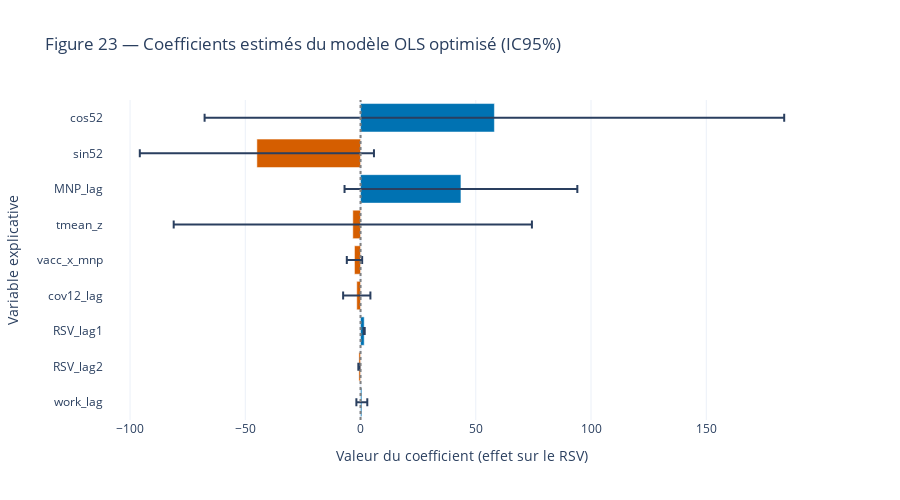

Write notebook code for a chart like this one.
### Code cell
# ==========================================
# 📊 FIGURE 23 — Coefficients estimés du modèle OLS optimisé
# ==========================================
import plotly.graph_objects as go
import numpy as np

# Récupération des coefficients et intervalles de confiance
params = ols_opt.params
conf_int = ols_opt.conf_int(alpha=0.05)
conf_int.columns = ["IC_inf", "IC_sup"]
summary_df = pd.concat([params, conf_int], axis=1)
summary_df.columns = ["coef", "IC_inf", "IC_sup"]

# Suppression de la constante pour une meilleure lisibilité
summary_df = summary_df.drop("const")

# Ajout du signe
summary_df["Sign"] = np.where(summary_df["coef"] > 0, "Effet positif", "Effet négatif")

# Tri visuel : variables les plus influentes en haut
summary_df = summary_df.reindex(summary_df["coef"].abs().sort_values(ascending=True).index)

# Création du graphique Plotly
fig = go.Figure()

fig.add_trace(go.Bar(
    x=summary_df["coef"],
    y=summary_df.index,
    orientation="h",
    error_x=dict(
        type="data",
        symmetric=False,
        array=summary_df["IC_sup"] - summary_df["coef"],
        arrayminus=summary_df["coef"] - summary_df["IC_inf"]
    ),
    marker_color=np.where(summary_df["coef"] > 0, "#0072B2", "#D55E00"),
    name="Coefficient estimé"
))

fig.update_layout(
    title="Figure 23 — Coefficients estimés du modèle OLS optimisé (IC95%)",
    xaxis_title="Valeur du coefficient (effet sur le RSV)",
    yaxis_title="Variable explicative",
    template="plotly_white",
    width=900,
    height=500
)

fig.add_vline(x=0, line_dash="dot", line_color="gray")
fig.show()

# 🧾 Légende académique à insérer :
legend_figure24 = """
**Figure 23.** — Coefficients estimés du modèle OLS optimisé, avec intervalles de confiance à 95 %.  
Les variables `RSV_lag1` et `RSV_lag2` ressortent comme les déterminants majeurs, traduisant une forte inertie épidémique.  
Les composantes saisonnières (`sin52`, `cos52`) participent également à la cyclicité annuelle, tandis que les effets comportementaux (`MNP_lag`, `vacc_x_mnp`) et climatiques (`tmean_z`) sont de moindre ampleur.  
Les barres bleues indiquent des effets positifs sur l’incidence du RSV, les barres rouges des effets négatifs.
"""
print(legend_figure24)

### Figure 1 — Plotly figure (JSON) as saved in the notebook; plotly's stock layout.template omitted (floating-point values rounded to 4 significant figures)
{"data": [{"error_x": {"array": [2.368, 0.2376, 0.2236, 5.917, 3.328, 77.71, 50.5, 50.8, 125.7], "arrayminus": [2.368, 0.2376, 0.2236, 5.917, 3.328, 77.71, 50.5, 50.8, 125.7], "symmetric": false, "type": "data"}, "marker": {"color": ["#0072B2", "#D55E00", "#0072B2", "#D55E00", "#D55E00", "#D55E00", "#0072B2", "#D55E00", "#0072B2"]}, "name": "Coefficient estimé", "orientation": "h", "type": "bar", "x": [0.5623, -0.7163, 1.589, -1.637, -2.627, -3.353, 43.56, -44.97, 58.08], "y": ["work_lag", "RSV_lag2", "RSV_lag1", "cov12_lag", "vacc_x_mnp", "tmean_z", "MNP_lag", "sin52", "cos52"]}], "layout": {"height": 500, "shapes": [{"line": {"color": "gray", "dash": "dot"}, "type": "line", "x0": 0, "x1": 0, "xref": "x", "y0": 0, "y1": 1, "yref": "y domain"}], "title": {"text": "Figure 23 — Coefficients estimés du modèle OLS optimisé (IC95%)"}, "width": 900, "xaxis": {"title": {"text": "Valeur du coefficient (effet sur le RSV)"}}, "yaxis": {"title": {"text": "Variable explicative"}}}}
